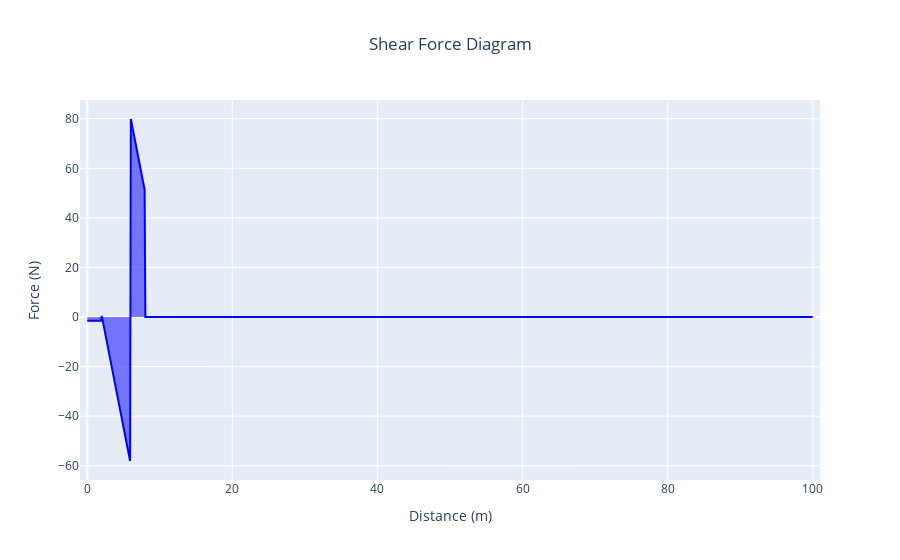
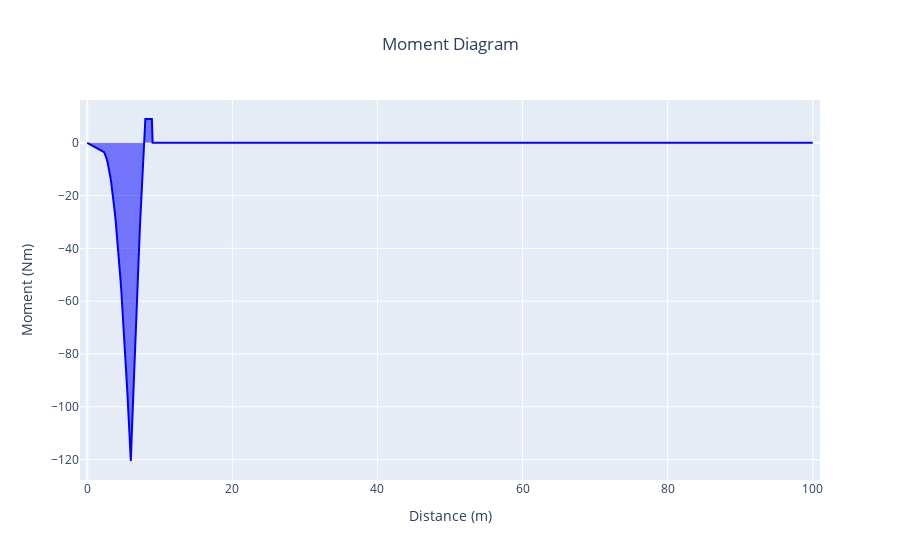

The code cell stored with these charts, in order, in its notebook:
### Markdown cell above
Create a way for multiple point forces to be added. I add one point force, and maybe later I add another. It should show both point forces I added.

### Code cell
#Create the Beam Object
sick_beam = Beam(length = 100, height = 1)

#Adding forces onto the beam. It doesn't matter that order in which use these methods. 
sick_beam.point_force("F1",position = 2,magnitude= -2)
sick_beam.point_force("F2",position = 8,magnitude= 50)
sick_beam.uniform_load('UF1',start= 2,end = 8, distributed_load = 15)

#Adding Supports underneath the beam. The problem is limited to one fixed support
#Since adding more will make the problem statically indeterminate.
sick_beam.fixed_support('SUP1', position= 0)
sick_beam.roller_support('SUP2',position= 6)

#Add a couple onto the beam
sick_beam.moment('M2',position=9,magnitude=9)

#Once you've added the methods desired you can take a look at how the beam looks.
sick_beam.force_dictionary
sick_beam.moment_dictionary
sick_beam.diagrams()

### Figure 1 — Plotly figure (JSON) as saved in the notebook; plotly's stock layout.template omitted (floating-point values rounded to 4 significant figures; data arrays with more than 128 entries replaced by an {"elided": "..."} marker saying what was removed)
{"data": [{"fill": "tozeroy", "fillcolor": "light blue", "line": {"color": "blue"}, "mode": "lines", "name": "Shear Force", "type": "scatter", "x": {"elided": "1000 float values"}, "y": {"elided": "1000 float values"}}], "layout": {"title": {"text": "Shear Force Diagram", "x": 0.5}, "xaxis": {"range": [-1, 101], "title": {"text": "Distance (m)"}}, "yaxis": {"title": {"text": "Force (N)"}}}}

### Figure 2 — Plotly figure (JSON) as saved in the notebook; plotly's stock layout.template omitted (floating-point values rounded to 4 significant figures; data arrays with more than 128 entries replaced by an {"elided": "..."} marker saying what was removed)
{"data": [{"fill": "tozeroy", "fillcolor": "light blue", "line": {"color": "blue"}, "mode": "lines", "name": "Shear Force", "type": "scatter", "x": {"elided": "1000 float values"}, "y": {"elided": "1000 float values"}}], "layout": {"title": {"text": "Moment Diagram", "x": 0.5}, "xaxis": {"range": [-1, 101], "title": {"text": "Distance (m)"}}, "yaxis": {"title": {"text": "Moment (Nm)"}}}}
